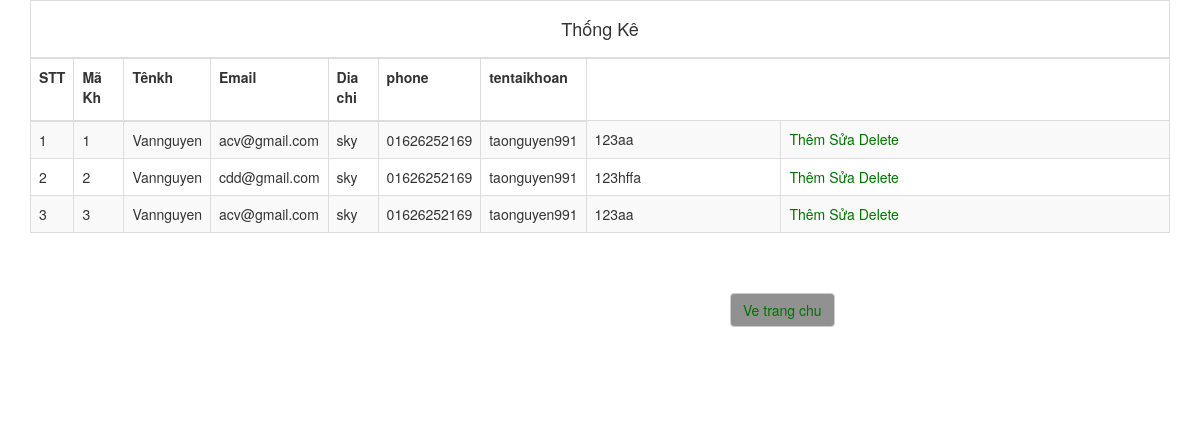
Screenshot of /lisstkhachhang.php with the database file from the repository.
### tables this page shows
CREATE TABLE Customers (
				Id INT PRIMARY KEY AUTO_INCREMENT,
				Customer_Name VARCHAR(255),
				Email VARCHAR(255),
				Address VARCHAR(255),
				Phone VARCHAR(255),
				User VARCHAR(255),
				Password VARCHAR(255)
			);

### lisstkhachhang.php (the view, shortened to what this page needs)
<!DOCTYPE html>
<html>
<head>
	<link rel="stylesheet" href="http://maxcdn.bootstrapcdn.com/bootstrap/3.2.0/css/bootstrap.min.css">
	<link rel="stylesheet" href="https://cdnjs.cloudflare.com/ajax/libs/font-awesome/4.7.0/css/font-awesome.min.css">
	<link rel="stylesheet" type="text/css" href="http://maxcdn.bootstrapcdn.com/bootstrap/3.3.6/css/bootstrap.min.css">
	<link rel="stylesheet" type="text/css" href="http://cdn.datatables.net/1.10.12/css/dataTables.bootstrap.min.css">
</head>
<body>
	<body>
		<div class="container">
			<form name="form1" method="post" action="">
				<div class="table-responsive">
					<table id="employee_data" class="table table-hover table table-striped table-bordered"  >
						<thead>
							<tr>
								<td colspan="12" scope="row" style="text-align: center;"><h4>Thống Kê</h4></td>
							</tr>
							<tr class="style1">
								<td width="31" scope="row"><label>STT</label></td>
								<td width="50" scope="row"><label>Mã Kh</label></td>
								<td width="50" scope="row"><label>Tênkh</label></td>
								<td width="50" scope="row"><label> Email</label></td>
								<td width="50" scope="row"><label>Dia chi</label></td>
								<td width="50" scope="row"><label>phone</label></td>
								<td width="50" scope="row"><label> tentaikhoan</label></td>
							</tr>
						</thead>
						<?php
						require_once("connect.php");
						$sql = "SELECT * from Customers ";
						$result = mysqli_query($conn,$sql);
						if ($result == true)
						{
							$i = 0;
							while ($kq = mysqli_fetch_array($result))
							{
								$i++;
								?>
								<tr>
									<td scope="row"><?php echo $i; ?></td>
									<td scope="row"><?php echo $kq["Id"]; ?>
									</td>
									    <td scope="row"><?php echo $kq["Customer_Name"]; ?></td>
										<td scope="row"><?php echo $kq["Email"]; ?></td>
										<td scope="row"><?php echo $kq["Address"]; ?></td>
										<td scope="row"><?php echo $kq["Phone"]; ?></td>
										<td scope="row"><?php echo $kq["User"]; ?></td>
										<td scope="row"><?php echo $kq["Password"]; ?></td>
									<td><a href="insertkhachhang.php?page=Add">Thêm
									</div></a><a href="updatecategory.php?page=Update&id=<?php echo $kq['Id']; ?>">Sửa</a> <a onclick="return confirm('Do you want to delete it?')" href="delete_staff.php?page=dell&id=<?php echo $kq['Id']; ?>">Delete</a></td>
								</tr>
								<?php } } ?>
						<br><br>
						<button style="background: #929191; margin-left: 700px" type="button" class="btn btn-default"><a href="admin.php" title="">Ve trang chu</a></button>
						<br><br><br><br><br>
			</body>
		</body>
		</html>

### lisstkhachhang.php (style rules this page uses)
a:link { color: #007200; }

### rows the page displays
customers: Id "1", Customer_Name "Vannguyen", Email "acv@gmail.com", Address "sky", Phone "01626252169", User "taonguyen991", Password "123aa"
customers: Id "2", Customer_Name "Vannguyen", Email "cdd@gmail.com", Address "sky", Phone "01626252169", User "taonguyen991", Password "123hffa"
customers: Id "3", Customer_Name "Vannguyen", Email "acv@gmail.com", Address "sky", Phone "01626252169", User "taonguyen991", Password "123aa"
